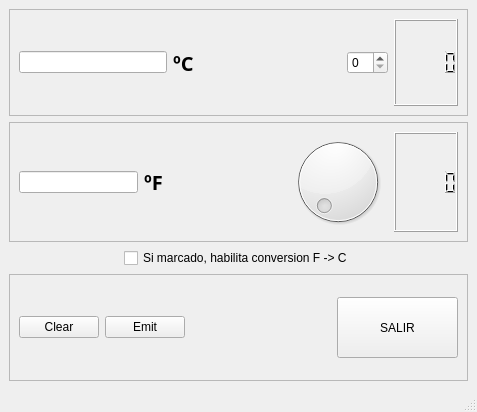
<?xml version="1.0" encoding="UTF-8"?>
<ui version="4.0">
 <class>MainWindow</class>
 <widget class="QMainWindow" name="MainWindow">
  <property name="geometry">
   <rect>
    <x>0</x>
    <y>0</y>
    <width>477</width>
    <height>412</height>
   </rect>
  </property>
  <property name="windowTitle">
   <string>MainWindow</string>
  </property>
  <widget class="QWidget" name="centralwidget">
   <layout class="QGridLayout" name="gridLayout">
    <item row="0" column="0">
     <layout class="QVBoxLayout" name="verticalLayout">
      <item>
       <widget class="QFrame" name="frame_celcius">
        <property name="frameShape">
         <enum>QFrame::StyledPanel</enum>
        </property>
        <property name="frameShadow">
         <enum>QFrame::Raised</enum>
        </property>
        <layout class="QHBoxLayout" name="horizontalLayout">
         <item>
          <widget class="QLineEdit" name="lineEdit_celcius"/>
         </item>
         <item>
          <widget class="QLabel" name="label_celcius">
           <property name="font">
            <font>
             <family>Ubuntu Condensed</family>
             <pointsize>15</pointsize>
             <weight>75</weight>
             <bold>true</bold>
            </font>
           </property>
           <property name="text">
            <string>ºC</string>
           </property>
          </widget>
         </item>
         <item>
          <spacer name="horizontalSpacer_3">
           <property name="orientation">
            <enum>Qt::Horizontal</enum>
           </property>
           <property name="sizeHint" stdset="0">
            <size>
             <width>40</width>
             <height>20</height>
            </size>
           </property>
          </spacer>
         </item>
         <item>
          <widget class="QSpinBox" name="spinBox"/>
         </item>
         <item>
          <widget class="QLCDNumber" name="lcdNumber_celcius">
           <property name="minimumSize">
            <size>
             <width>64</width>
             <height>40</height>
            </size>
           </property>
          </widget>
         </item>
        </layout>
       </widget>
      </item>
      <item>
       <widget class="QFrame" name="frame_fahrenheit">
        <property name="frameShape">
         <enum>QFrame::StyledPanel</enum>
        </property>
        <property name="frameShadow">
         <enum>QFrame::Raised</enum>
        </property>
        <layout class="QHBoxLayout" name="horizontalLayout_4">
         <item>
          <widget class="QLineEdit" name="lineEdit_fahrenheit"/>
         </item>
         <item>
          <widget class="QLabel" name="label_fahrenheit">
           <property name="font">
            <font>
             <family>Ubuntu Condensed</family>
             <pointsize>15</pointsize>
             <weight>75</weight>
             <bold>true</bold>
            </font>
           </property>
           <property name="text">
            <string>ºF</string>
           </property>
          </widget>
         </item>
         <item>
          <spacer name="horizontalSpacer_4">
           <property name="orientation">
            <enum>Qt::Horizontal</enum>
           </property>
           <property name="sizeHint" stdset="0">
            <size>
             <width>40</width>
             <height>20</height>
            </size>
           </property>
          </spacer>
         </item>
         <item>
          <widget class="QDial" name="dial"/>
         </item>
         <item>
          <widget class="QLCDNumber" name="lcdNumber_fahrenheit">
           <property name="minimumSize">
            <size>
             <width>64</width>
             <height>40</height>
            </size>
           </property>
          </widget>
         </item>
        </layout>
       </widget>
      </item>
      <item>
       <layout class="QHBoxLayout" name="horizontalLayout_2">
        <item>
         <spacer name="horizontalSpacer">
          <property name="orientation">
           <enum>Qt::Horizontal</enum>
          </property>
          <property name="sizeHint" stdset="0">
           <size>
            <width>40</width>
            <height>20</height>
           </size>
          </property>
         </spacer>
        </item>
        <item>
         <widget class="QCheckBox" name="checkBox">
          <property name="text">
           <string>Si marcado, habilita conversion F -&gt; C</string>
          </property>
         </widget>
        </item>
        <item>
         <spacer name="horizontalSpacer_2">
          <property name="orientation">
           <enum>Qt::Horizontal</enum>
          </property>
          <property name="sizeHint" stdset="0">
           <size>
            <width>40</width>
            <height>20</height>
           </size>
          </property>
         </spacer>
        </item>
       </layout>
      </item>
      <item>
       <widget class="QFrame" name="frame_botones">
        <property name="frameShape">
         <enum>QFrame::StyledPanel</enum>
        </property>
        <property name="frameShadow">
         <enum>QFrame::Raised</enum>
        </property>
        <layout class="QHBoxLayout" name="horizontalLayout_5">
         <item>
          <widget class="QPushButton" name="pushButton_clear">
           <property name="text">
            <string>Clear</string>
           </property>
          </widget>
         </item>
         <item>
          <widget class="QPushButton" name="pushButton_emit">
           <property name="text">
            <string>Emit</string>
           </property>
          </widget>
         </item>
         <item>
          <spacer name="horizontalSpacer_5">
           <property name="orientation">
            <enum>Qt::Horizontal</enum>
           </property>
           <property name="sizeHint" stdset="0">
            <size>
             <width>40</width>
             <height>20</height>
            </size>
           </property>
          </spacer>
         </item>
         <item>
          <widget class="QPushButton" name="pushButton_salir">
           <property name="minimumSize">
            <size>
             <width>121</width>
             <height>61</height>
            </size>
           </property>
           <property name="text">
            <string>SALIR</string>
           </property>
          </widget>
         </item>
        </layout>
       </widget>
      </item>
     </layout>
    </item>
   </layout>
  </widget>
  <widget class="QMenuBar" name="menubar">
   <property name="geometry">
    <rect>
     <x>0</x>
     <y>0</y>
     <width>477</width>
     <height>22</height>
    </rect>
   </property>
  </widget>
  <widget class="QStatusBar" name="statusbar"/>
 </widget>
 <resources/>
 <connections>
  <connection>
   <sender>pushButton_salir</sender>
   <signal>clicked()</signal>
   <receiver>MainWindow</receiver>
   <slot>close()</slot>
   <hints>
    <hint type="sourcelabel">
     <x>384</x>
     <y>342</y>
    </hint>
    <hint type="destinationlabel">
     <x>458</x>
     <y>282</y>
    </hint>
   </hints>
  </connection>
  <connection>
   <sender>checkBox</sender>
   <signal>toggled(bool)</signal>
   <receiver>frame_fahrenheit</receiver>
   <slot>setEnabled(bool)</slot>
   <hints>
    <hint type="sourcelabel">
     <x>108</x>
     <y>255</y>
    </hint>
    <hint type="destinationlabel">
     <x>81</x>
     <y>208</y>
    </hint>
   </hints>
  </connection>
  <connection>
   <sender>checkBox</sender>
   <signal>toggled(bool)</signal>
   <receiver>frame_celcius</receiver>
   <slot>setDisabled(bool)</slot>
   <hints>
    <hint type="sourcelabel">
     <x>321</x>
     <y>258</y>
    </hint>
    <hint type="destinationlabel">
     <x>314</x>
     <y>69</y>
    </hint>
   </hints>
  </connection>
  <connection>
   <sender>pushButton_clear</sender>
   <signal>clicked()</signal>
   <receiver>lineEdit_fahrenheit</receiver>
   <slot>clear()</slot>
   <hints>
    <hint type="sourcelabel">
     <x>70</x>
     <y>341</y>
    </hint>
    <hint type="destinationlabel">
     <x>59</x>
     <y>168</y>
    </hint>
   </hints>
  </connection>
  <connection>
   <sender>pushButton_clear</sender>
   <signal>clicked()</signal>
   <receiver>lineEdit_celcius</receiver>
   <slot>clear()</slot>
   <hints>
    <hint type="sourcelabel">
     <x>46</x>
     <y>339</y>
    </hint>
    <hint type="destinationlabel">
     <x>44</x>
     <y>71</y>
    </hint>
   </hints>
  </connection>
 </connections>
</ui>
